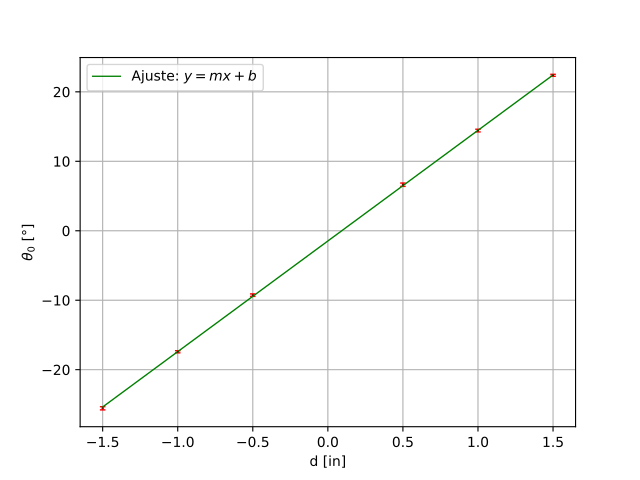

This chart was generated by the following Python code:
import pandas as pd
import matplotlib.pyplot as plt
from scipy.optimize import curve_fit
import numpy as np


dados = pd.read_excel('dados.xlsx', sheet_name= 'theta distancia')

theta, etheta, d = dados['theta'], dados['etheta'], dados['d']

def linear(x, m, b):
    return m*x + b

params, covariance = curve_fit(linear, d, theta, sigma=etheta)

m, b = params

theta_fit = linear(d, m, b)

residuals = theta - theta_fit

chi_squared = np.sum((residuals / theta_fit) ** 2)
ndf = len(d) - 2  # Number of data points minus number of parameters

ss_tot = np.sum((theta - np.mean(theta)) ** 2)
ss_res = np.sum(residuals ** 2)
r_squared = 1 - (ss_res / ss_tot)

m_error, b_error = np.sqrt(np.diag(covariance))

print(f'Slope (m): {m} ± {m_error}')
print(f'Intercept (b): {b} ± {b_error}')
print(f'Chi-squared: {chi_squared}')
print(f'Degrees of Freedom: {ndf}')
print(f'R-squared: {r_squared}')

plt.errorbar(d, theta, yerr=etheta, capsize=2, ecolor='red', color='black', fmt='.', markersize=0.5)
plt.plot(d, theta_fit, label=f'Ajuste: $y=mx+b$', color='green', linewidth = 1)
plt.grid(True)
plt.xlabel('d [in]')
plt.ylabel(f'$\\theta_0$ $[\\degree]$')
plt.legend()
plt.show()
